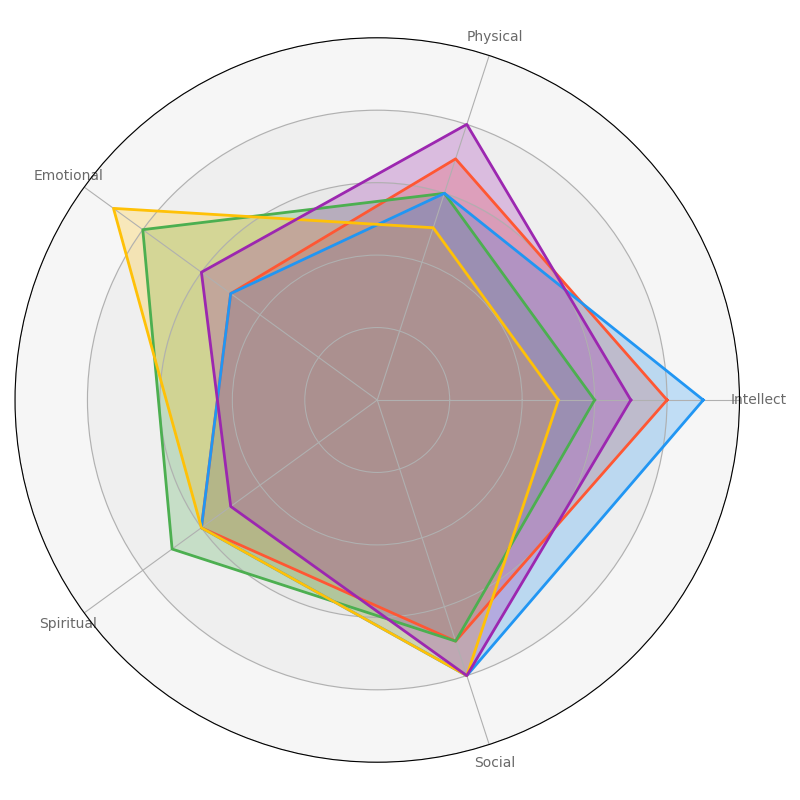

Write the Python code that produced this figure.
import numpy as np
import matplotlib.pyplot as plt
from matplotlib.patches import Circle

categories = ['Intellect', 'Physical', 'Emotional', 'Spiritual', 'Social']
aries = [8, 7, 5, 6, 7]
taurus = [6, 6, 8, 7, 7]
gemini = [9, 6, 5, 6, 8]
cancer = [5, 5, 9, 6, 8]
leo = [7, 8, 6, 5, 8]

zodiac_data = np.array([aries, taurus, gemini, cancer, leo])

num_vars = len(categories)
angles = np.linspace(0, 2 * np.pi, num_vars, endpoint=False).tolist()
angles += angles[:1]

def plot_radar(ax, data, colors):
    for idx, d in enumerate(data):
        values = d.tolist()
        values += values[:1]
        ax.plot(angles, values, color=colors[idx], linewidth=2)
        ax.fill(angles, values, color=colors[idx], alpha=0.25)

fig, ax = plt.subplots(figsize=(8, 8), subplot_kw=dict(polar=True))

colors = ['#ff5733', '#4CAF50', '#2196F3', '#FFC107', '#9C27B0']
plot_radar(ax, zodiac_data, colors)

plt.xticks(angles[:-1], categories, color='dimgray', size=10)

ax.set_yticklabels([])
ax.set_ylim(0, 10)
for y in range(2, 11, 2):
    ax.add_patch(Circle((0,0), y, transform=ax.transData._b, color='lightgrey', alpha=0.2, zorder=0))

plt.tight_layout()
plt.show()
